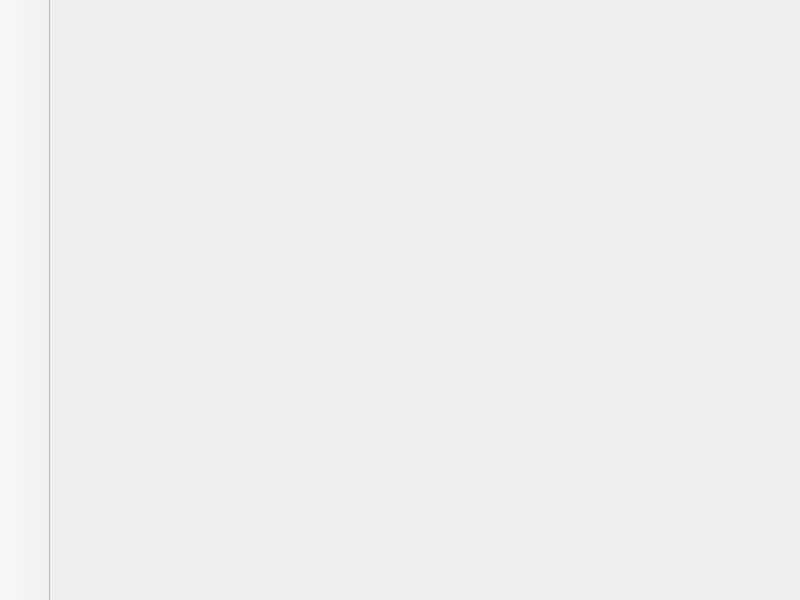
<?xml version="1.0" encoding="UTF-8"?>
<ui version="4.0">
 <class>MainWindow</class>
 <widget class="QMainWindow" name="MainWindow">
  <property name="geometry">
   <rect>
    <x>0</x>
    <y>0</y>
    <width>800</width>
    <height>600</height>
   </rect>
  </property>
  <property name="minimumSize">
   <size>
    <width>50</width>
    <height>0</height>
   </size>
  </property>
  <property name="windowTitle">
   <string>MainWindow</string>
  </property>
  <widget class="QWidget" name="centralwidget"/>
  <widget class="QToolBar" name="toolbar">
   <property name="minimumSize">
    <size>
     <width>50</width>
     <height>0</height>
    </size>
   </property>
   <property name="windowTitle">
    <string>toolBar</string>
   </property>
   <property name="movable">
    <bool>false</bool>
   </property>
   <property name="allowedAreas">
    <set>Qt::LeftToolBarArea</set>
   </property>
   <attribute name="toolBarArea">
    <enum>LeftToolBarArea</enum>
   </attribute>
   <attribute name="toolBarBreak">
    <bool>false</bool>
   </attribute>
  </widget>
 </widget>
 <resources/>
 <connections/>
</ui>
